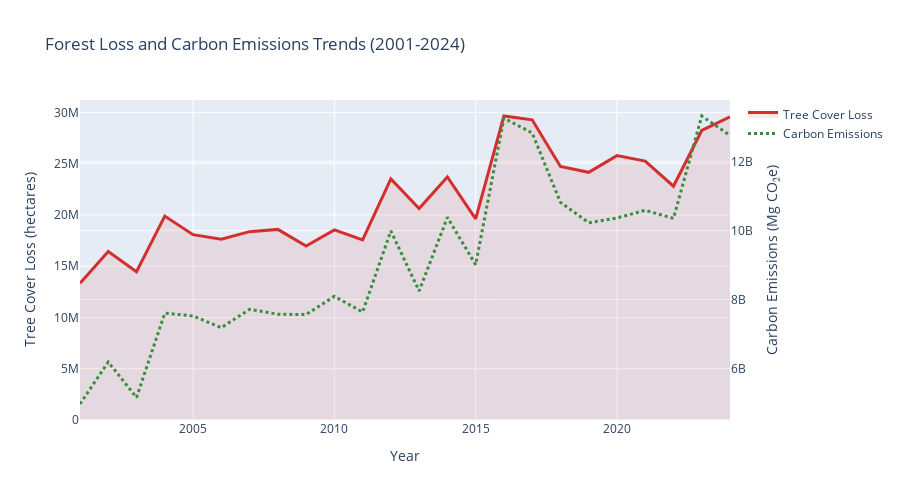
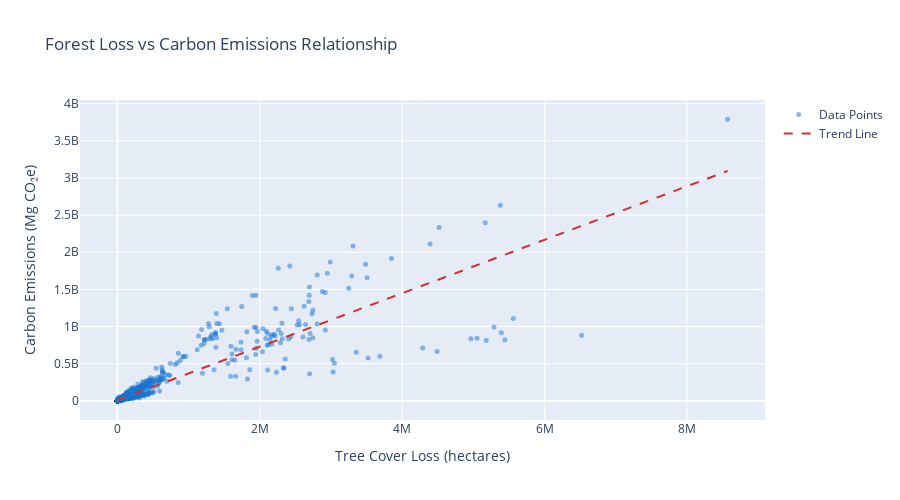

The notebook cell these images were saved under, in order:
### Markdown cell above
### 5 Carbon Emissions vs Forest Loss Relationship

### Code cell
if 'carbon_gross_emissions_MgCO2e' in df.columns and 'tree_cover_loss_ha' in df.columns:
    # Filter data
    plot_df = df[(df['tree_cover_loss_ha'] > 0) & (df['carbon_gross_emissions_MgCO2e'] > 0)].copy()

    # Aggregate by year
    yearly_data = plot_df.groupby('year').agg({
        'tree_cover_loss_ha': 'sum',
        'carbon_gross_emissions_MgCO2e': 'sum'
    }).reset_index()
    
    # Visualization 1: Dual-axis line chart
    fig1 = go.Figure()
    
    fig1.add_trace(go.Scatter(
        x=yearly_data['year'],
        y=yearly_data['tree_cover_loss_ha'],
        name='Tree Cover Loss',
        line=dict(color='#D32F2F', width=3),
        marker=dict(size=8, color='#D32F2F'),
        fill='tozeroy',
        fillcolor='rgba(211, 47, 47, 0.1)'
    ))
    
    fig1.add_trace(go.Scatter(
        x=yearly_data['year'],
        y=yearly_data['carbon_gross_emissions_MgCO2e'],
        name='Carbon Emissions',
        line=dict(color='#388E3C', width=3, dash='dot'),
        marker=dict(size=8, color='#388E3C', symbol='diamond'),
        yaxis='y2'
    ))
    
    fig1.update_layout(
        title="Forest Loss and Carbon Emissions Trends (2001-2024)",
        xaxis_title="Year",
        yaxis_title="Tree Cover Loss (hectares)",
        yaxis2=dict(title="Carbon Emissions (Mg CO₂e)", overlaying='y', side='right'),
        hovermode='x unified',
        height=500
    )
    fig1.show()
    
    # Visualization 2: Scatter plot
    # Sample if too many points
    sample_df = plot_df.sample(n=min(5000, len(plot_df)), random_state=42) if len(plot_df) > 5000 else plot_df
    
    # Calculate trend line
    z = np.polyfit(sample_df['tree_cover_loss_ha'], sample_df['carbon_gross_emissions_MgCO2e'], 1)
    p = np.poly1d(z)
    x_trend = np.linspace(sample_df['tree_cover_loss_ha'].min(), sample_df['tree_cover_loss_ha'].max(), 100)
    
    fig2 = go.Figure()
    
    fig2.add_trace(go.Scatter(
        x=sample_df['tree_cover_loss_ha'],
        y=sample_df['carbon_gross_emissions_MgCO2e'],
        mode='markers',
        name='Data Points',
        marker=dict(size=5, color='#1976D2', opacity=0.5)
    ))
    
    fig2.add_trace(go.Scatter(
        x=x_trend,
        y=p(x_trend),
        mode='lines',
        name='Trend Line',
        line=dict(color='#D32F2F', width=2, dash='dash')
    ))
    
    fig2.update_layout(
        title="Forest Loss vs Carbon Emissions Relationship",
        xaxis_title="Tree Cover Loss (hectares)",
        yaxis_title="Carbon Emissions (Mg CO₂e)",
        height=500
    )
    
    fig2.show()
    
else:
    pass

### Figure 1 — Plotly figure (JSON) as saved in the notebook; plotly's stock layout.template omitted (floating-point values rounded to 4 significant figures)
{"data": [{"fill": "tozeroy", "fillcolor": "rgba(211, 47, 47, 0.1)", "line": {"color": "#D32F2F", "width": 3}, "marker": {"color": "#D32F2F", "size": 8}, "name": "Tree Cover Loss", "x": [2001, 2002, 2003, 2004, 2005, 2006, 2007, 2008, 2009, 2010, 2011, 2012, 2013, 2014, 2015, 2016, 2017, 2018, 2019, 2020, 2021, 2022, 2023, 2024], "y": [13340000.0, 16440000.0, 14460000.0, 19890000.0, 18080000.0, 17630000.0, 18370000.0, 18590000.0, 16970000.0, 18540000.0, 17560000.0, 23510000.0, 20630000.0, 23710000.0, 19610000.0, 29650000.0, 29270000.0, 24730000.0, 24160000.0, 25780000.0, 25250000.0, 22800000.0, 28230000.0, 29570000.0], "type": "scatter"}, {"line": {"color": "#388E3C", "dash": "dot", "width": 3}, "marker": {"color": "#388E3C", "size": 8, "symbol": "diamond"}, "name": "Carbon Emissions", "x": [2001, 2002, 2003, 2004, 2005, 2006, 2007, 2008, 2009, 2010, 2011, 2012, 2013, 2014, 2015, 2016, 2017, 2018, 2019, 2020, 2021, 2022, 2023, 2024], "y": [4968000000.0, 6188000000.0, 5155000000.0, 7604000000.0, 7523000000.0, 7183000000.0, 7717000000.0, 7573000000.0, 7564000000.0, 8092000000.0, 7638000000.0, 9992000000.0, 8248000000.0, 10380000000.0, 9012000000.0, 13270000000.0, 12840000000.0, 10820000000.0, 10230000000.0, 10370000000.0, 10590000000.0, 10360000000.0, 13330000000.0, 12770000000.0], "yaxis": "y2", "type": "scatter"}], "layout": {"yaxis2": {"title": {"text": "Carbon Emissions (Mg CO₂e)"}, "overlaying": "y", "side": "right"}, "title": {"text": "Forest Loss and Carbon Emissions Trends (2001-2024)"}, "xaxis": {"title": {"text": "Year"}}, "yaxis": {"title": {"text": "Tree Cover Loss (hectares)"}}, "hovermode": "x unified", "height": 500}}

### Figure 2 — Plotly figure (JSON) as saved in the notebook; plotly's stock layout.template omitted (floating-point values rounded to 4 significant figures; data arrays with more than 128 entries replaced by an {"elided": "..."} marker saying what was removed)
{"data": [{"marker": {"color": "#1976D2", "opacity": 0.5, "size": 5}, "mode": "markers", "name": "Data Points", "x": {"elided": "3571 float values"}, "y": {"elided": "3571 float values"}, "type": "scatter"}, {"line": {"color": "#D32F2F", "dash": "dash", "width": 2}, "mode": "lines", "name": "Trend Line", "x": [1.0, 86570.0, 173100.0, 259700.0, 346300.0, 432800.0, 519400.0, 606000.0, 692500.0, 779100.0, 865700.0, 952200.0, 1039000.0, 1125000.0, 1212000.0, 1299000.0, 1385000.0, 1472000.0, 1558000.0, 1645000.0, 1731000.0, 1818000.0, 1904000.0, 1991000.0, 2078000.0, 2164000.0, 2251000.0, 2337000.0, 2424000.0, 2510000.0, 2597000.0, 2684000.0, 2770000.0, 2857000.0, 2943000.0, 3030000.0, 3116000.0, 3203000.0, 3290000.0, 3376000.0, 3463000.0, 3549000.0, 3636000.0, 3722000.0, 3809000.0, 3896000.0, 3982000.0, 4069000.0, 4155000.0, 4242000.0, 4328000.0, 4415000.0, 4502000.0, 4588000.0, 4675000.0, 4761000.0, 4848000.0, 4934000.0, 5021000.0, 5107000.0, 5194000.0, 5281000.0, 5367000.0, 5454000.0, 5540000.0, 5627000.0, 5713000.0, 5800000.0, 5887000.0, 5973000.0, 6060000.0, 6146000.0, 6233000.0, 6319000.0, 6406000.0, 6493000.0, 6579000.0, 6666000.0, 6752000.0, 6839000.0, 6925000.0, 7012000.0, 7099000.0, 7185000.0, 7272000.0, 7358000.0, 7445000.0, 7531000.0, 7618000.0, 7704000.0, 7791000.0, 7878000.0, 7964000.0, 8051000.0, 8137000.0, 8224000.0, 8310000.0, 8397000.0, 8484000.0, 8570000.0], "y": [9361000.0, 40510000.0, 71670000.0, 102800000.0, 134000000.0, 165100000.0, 196300000.0, 227400000.0, 258600000.0, 289700000.0, 320900000.0, 352100000.0, 383200000.0, 414400000.0, 445500000.0, 476700000.0, 507800000.0, 539000000.0, 570100000.0, 601300000.0, 632400000.0, 663600000.0, 694700000.0, 725900000.0, 757000000.0, 788200000.0, 819400000.0, 850500000.0, 881700000.0, 912800000.0, 944000000.0, 975100000.0, 1006000000.0, 1037000000.0, 1069000000.0, 1100000000.0, 1131000000.0, 1162000000.0, 1193000000.0, 1224000000.0, 1256000000.0, 1287000000.0, 1318000000.0, 1349000000.0, 1380000000.0, 1411000000.0, 1442000000.0, 1474000000.0, 1505000000.0, 1536000000.0, 1567000000.0, 1598000000.0, 1629000000.0, 1660000000.0, 1692000000.0, 1723000000.0, 1754000000.0, 1785000000.0, 1816000000.0, 1847000000.0, 1879000000.0, 1910000000.0, 1941000000.0, 1972000000.0, 2003000000.0, 2034000000.0, 2065000000.0, 2097000000.0, 2128000000.0, 2159000000.0, 2190000000.0, 2221000000.0, 2252000000.0, 2284000000.0, 2315000000.0, 2346000000.0, 2377000000.0, 2408000000.0, 2439000000.0, 2470000000.0, 2502000000.0, 2533000000.0, 2564000000.0, 2595000000.0, 2626000000.0, 2657000000.0, 2689000000.0, 2720000000.0, 2751000000.0, 2782000000.0, 2813000000.0, 2844000000.0, 2875000000.0, 2907000000.0, 2938000000.0, 2969000000.0, 3000000000.0, 3031000000.0, 3062000000.0, 3094000000.0], "type": "scatter"}], "layout": {"title": {"text": "Forest Loss vs Carbon Emissions Relationship"}, "xaxis": {"title": {"text": "Tree Cover Loss (hectares)"}}, "yaxis": {"title": {"text": "Carbon Emissions (Mg CO₂e)"}}, "height": 500}}
